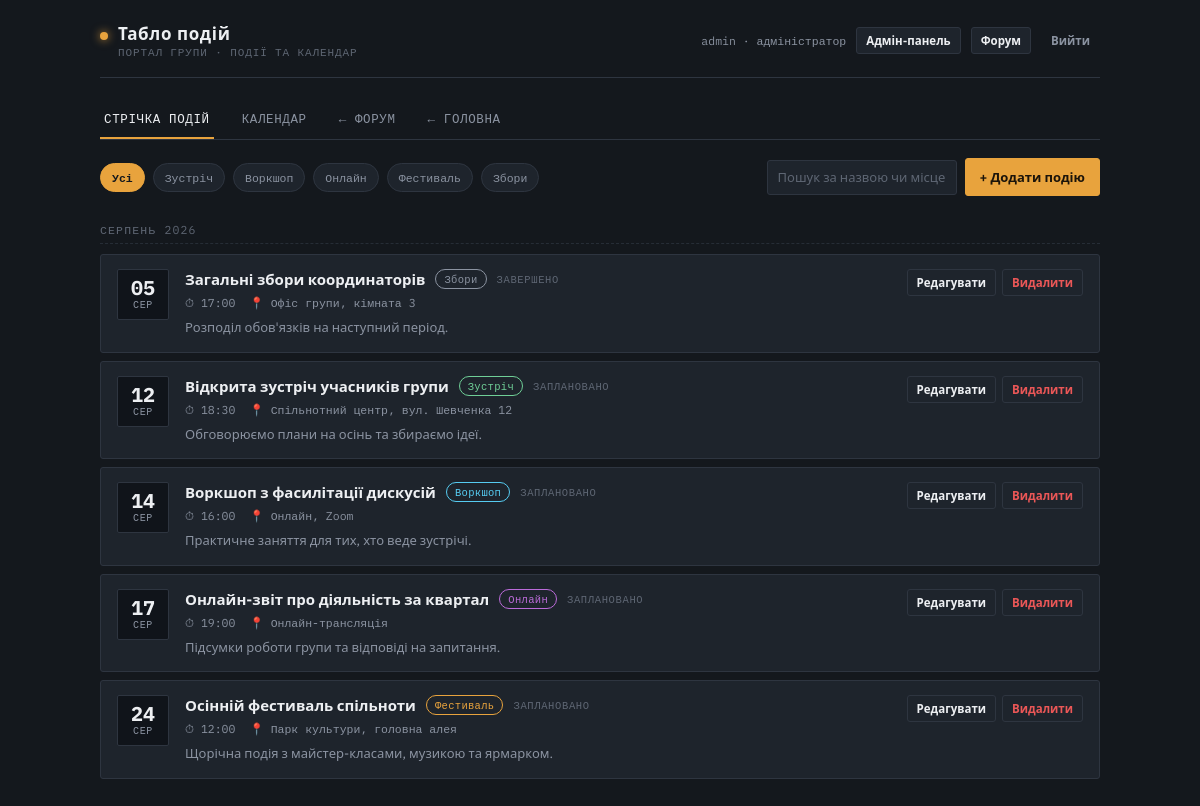
/events/ (signed in), run on the app's committed database.
### events/models.py (models this page shows, shortened)
class Event(models.Model):
    class Category(models.TextChoices):
        MEETING  = 'meeting',  'Зустріч'
        WORKSHOP = 'workshop', 'Воркшоп'
        ONLINE   = 'online',   'Онлайн'
        FESTIVAL = 'festival', 'Фестиваль'
        BOARD    = 'board',    'Збори'
    class Status(models.TextChoices):
        PLANNED   = 'planned',   'Заплановано'
        DONE      = 'done',      'Завершено'
        CANCELLED = 'cancelled', 'Скасовано'
    title       = models.CharField('Назва', max_length=200)
    description = models.TextField('Опис', blank=True)
    date        = models.DateField('Дата')
    time        = models.TimeField('Час')
    location    = models.CharField('Місце проведення', max_length=255, blank=True)
    category    = models.CharField(
        'Категорія', max_length=20,
        choices=Category.choices, default=Category.MEETING,
    )
    status = models.CharField(
        'Статус', max_length=20,
        choices=Status.choices, default=Status.PLANNED,
    )
    created_by = models.ForeignKey(
        settings.AUTH_USER_MODEL,
        verbose_name='Автор',
        on_delete=models.SET_NULL,
        null=True, blank=True,
        related_name='events_created',
    )
    created_at = models.DateTimeField('Створено', auto_now_add=True)
    updated_at = models.DateTimeField('Оновлено', auto_now=True)
    class Meta:
        ordering = ['date', 'time']
        verbose_name = 'Подія'
        verbose_name_plural = 'Події'

### events/views.py (the view)
# urls.py: path('',                          views.feed_view,     name='feed'),
def feed_view(request):
    events = Event.objects.all()
    category = request.GET.get('category', '')
    query = request.GET.get('q', '').strip()
    if category:
        events = events.filter(category=category)
    if query:
        events = events.filter(title__icontains=query) | events.filter(location__icontains=query)
    context = {
        'events': events.order_by('date', 'time'),
        'categories': Event.Category.choices,
        'active_category': category,
        'query': query,
        'can_manage': can_manage_events(request.user),
        'today': date.today(),
    }
    return render(request, 'events/feed.html', context)

### events/views.py (called while the page is built)
def can_manage_events(user):
    return user.is_authenticated and (
        user.is_staff or user.groups.filter(name='Moderators').exists()
    )

### events/templates/events/feed.html (shortened to what this page needs)
{% extends "events/base.html" %}
{% block content %}
  <div class="toolbar">
    <div class="filters">
      <a class="chip {% if not active_category %}active{% endif %}" href="?{% if query %}q={{ query }}{% endif %}">Усі</a>
      {% for value, label in categories %}
        <a class="chip {% if active_category == value %}active{% endif %}"
           href="?category={{ value }}{% if query %}&q={{ query }}{% endif %}">{{ label }}</a>
      {% endfor %}
    </div>
    <div class="toolbar-right">
      <form method="get" class="search-form">
        <input class="search" type="text" name="q" value="{{ query }}" placeholder="Пошук за назвою чи місцем…">
      </form>
      {% if can_manage %}
        <a class="btn btn-primary" href="{% url 'events:event_add' %}">+ Додати подію</a>
      {% endif %}
    </div>
  </div>
  {% if events %}
    {% for event in events %}
      {% ifchanged event.date.month %}
        <div class="month-label">{{ event.date|date:"F Y" }}</div>
      {% endifchanged %}
      <div class="row {% if event.status == 'cancelled' %}cancelled{% endif %}">
        <div class="row-date">
          <div class="day">{{ event.date|date:"d" }}</div>
          <div class="mon">{{ event.date|date:"M" }}</div>
        </div>
        <div class="row-body">
          <div class="row-top">
            <p class="row-title">{{ event.title }}</p>
            <span class="tag tag-{{ event.category }}">{{ event.get_category_display }}</span>
            <span class="status">{{ event.get_status_display }}</span>
          </div>
          <div class="row-meta">
            <span>⏱ {{ event.time|time:"H:i" }}</span>
            <span>📍 {{ event.location|default:"—" }}</span>
          </div>
          {% if event.description %}<div class="row-desc">{{ event.description }}</div>{% endif %}
        </div>
        {% if can_manage %}
          <div class="row-actions">
            <a class="btn btn-sm" href="{% url 'events:event_edit' event.pk %}">Редагувати</a>
            <a class="btn btn-danger btn-sm" href="{% url 'events:event_delete' event.pk %}">Видалити</a>
          </div>
        {% endif %}
      </div>
    {% endfor %}
  {% endif %}
{% endblock %}

### events/templates/events/base.html (shortened to what this page needs)
{% load static %}
<!DOCTYPE html>
<html lang="uk">
<head>
<link rel="stylesheet" href="{% static 'events/css/style.css' %}">
</head>
<body>
<div class="wrap">
  <div class="topbar">
    <a href="{% url 'events:feed' %}" class="brand">
      <span class="dot"></span>
      <div>
        <h1>Табло подій</h1>
        <div class="sub">портал групи · події та календар</div>
      </div>
    </a>
    <div class="account">
      {% if user.is_authenticated %}
        <span class="who">{{ user.username }}
          {% if user.is_staff %} · адміністратор
          {% elif user.groups.all %} · модератор{% endif %}
        </span>
        {% if user.is_staff %}
          <a class="btn btn-sm" href="{% url 'admin:index' %}">Адмін-панель</a>
        {% endif %}
        <a class="btn btn-sm" href="{% url 'forum:thread_list' %}">Форум</a>
        <form method="post" action="{% url 'logout' %}" style="display:inline;">
          <button type="submit" class="btn btn-ghost btn-sm">Вийти</button>
        </form>
      {% else %}
        <a class="btn btn-sm" href="{% url 'login' %}">Увійти</a>
      {% endif %}
    </div>
  </div>
  <div class="tabs">
    <a class="tab {% if request.resolver_match.url_name == 'feed' %}active{% endif %}"
       href="{% url 'events:feed' %}">Стрічка подій</a>
    <a class="tab {% if request.resolver_match.url_name == 'calendar' %}active{% endif %}"
       href="{% url 'events:calendar' %}">Календар</a>
    <a class="tab" href="{% url 'forum:thread_list' %}">← Форум</a>
    <a class="tab" href="{% url 'home' %}">← Головна</a>
  </div>
  {% block content %}{% endblock %}
</div>
</body>
</html>

### data on the page
Event: date "СЕРПЕНЬ 2026", date "05", date "СЕР", title "Загальні збори координаторів", category "Збори", status "ЗАВЕРШЕНО", time "17:00", location "Офіс групи, кімната 3", description "Розподіл обов'язків на наступний період."
Event: date "12", date "СЕР", title "Відкрита зустріч учасників групи", category "Зустріч", status "ЗАПЛАНОВАНО", time "18:30", location "Спільнотний центр, вул. Шевченка 12", description "Обговорюємо плани на осінь та збираємо ідеї."
Event: date "14", date "СЕР", title "Воркшоп з фасилітації дискусій", category "Воркшоп", status "ЗАПЛАНОВАНО", time "16:00", location "Онлайн, Zoom", description "Практичне заняття для тих, хто веде зустрічі."
Event: date "17", date "СЕР", title "Онлайн-звіт про діяльність за квартал", category "Онлайн", status "ЗАПЛАНОВАНО", time "19:00", location "Онлайн-трансляція", description "Підсумки роботи групи та відповіді на запитання."
Event: date "24", date "СЕР", title "Осінній фестиваль спільноти", category "Фестиваль", status "ЗАПЛАНОВАНО", time "12:00", location "Парк культури, головна алея", description "Щорічна подія з майстер-класами, музикою та ярмарком."

### other printed values
{{ user.username }} "admin"
{{ label }} "Зустріч" "Воркшоп" "Онлайн" "Фестиваль" "Збори"
